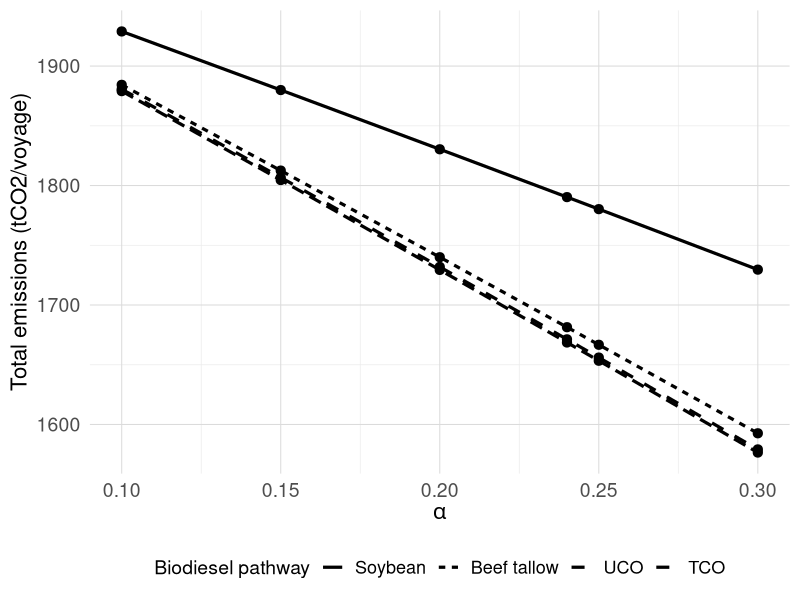
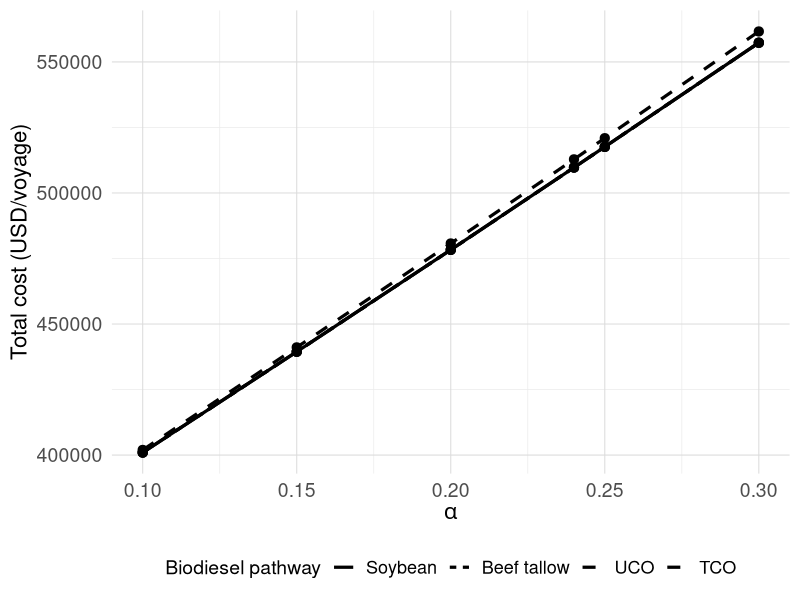
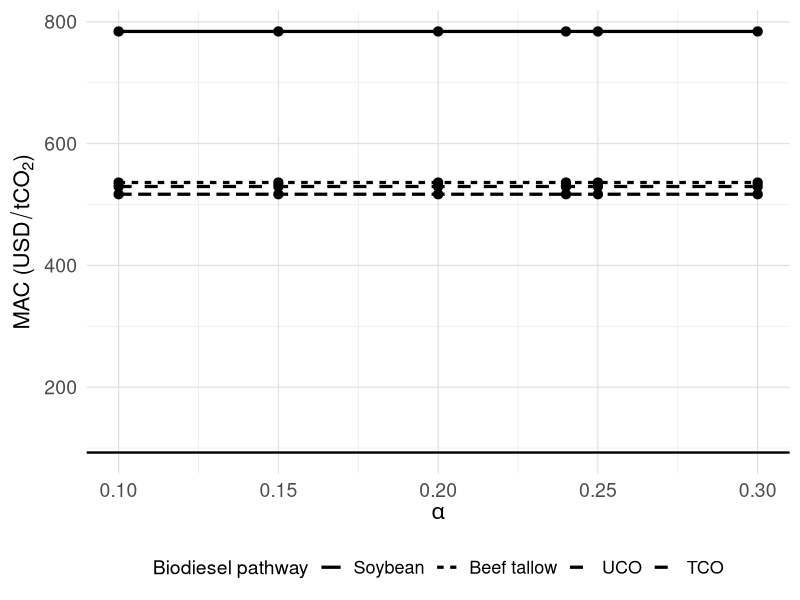
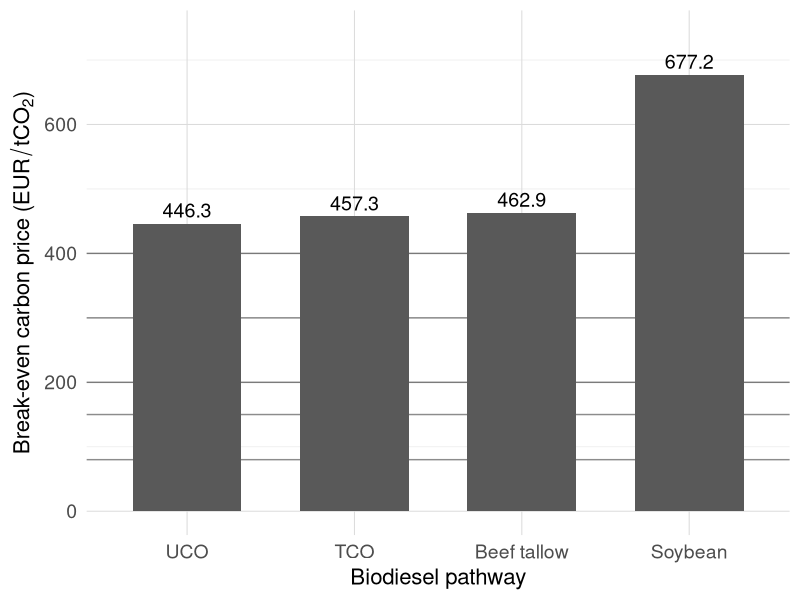
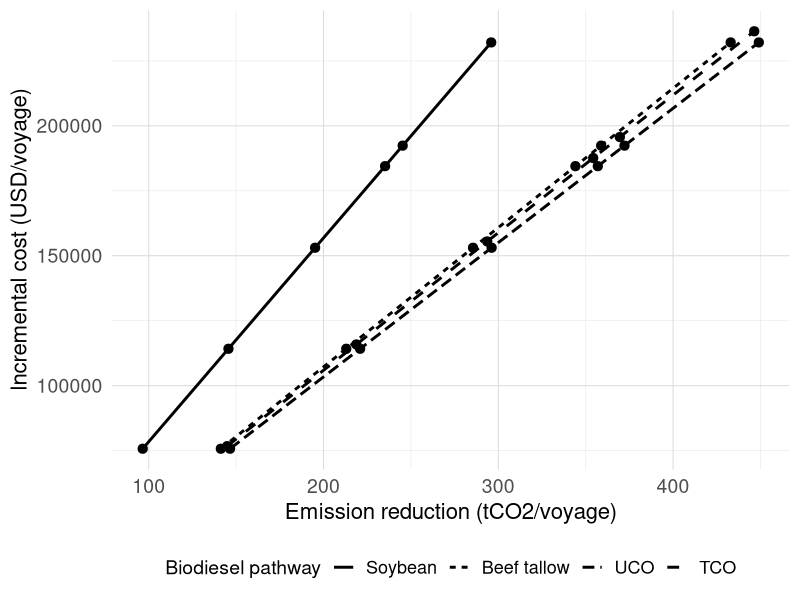
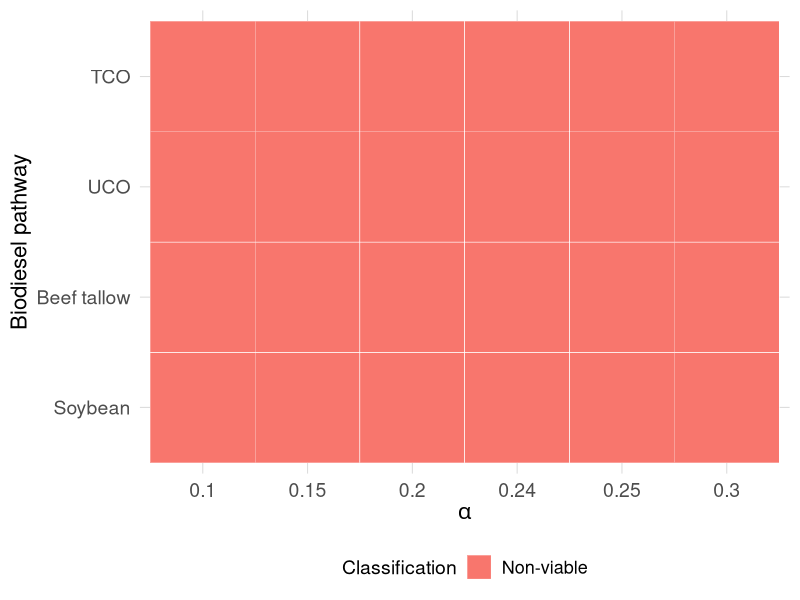
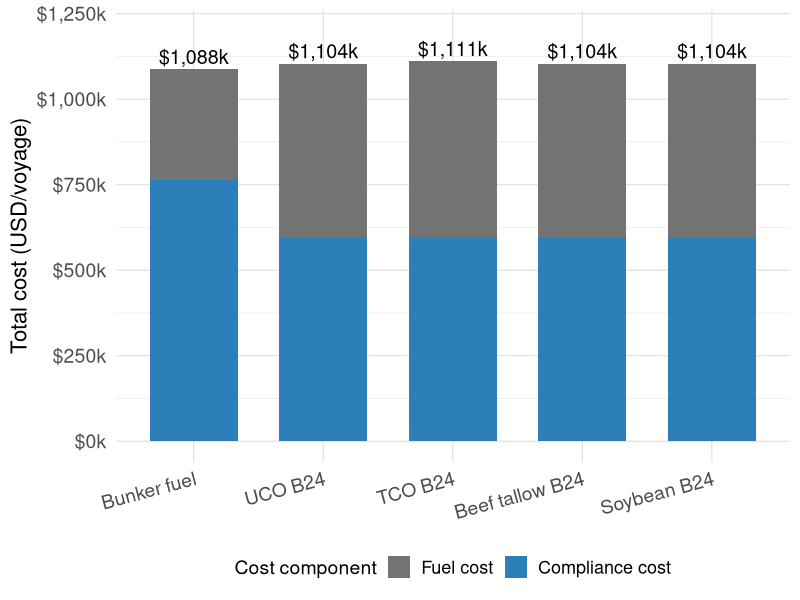
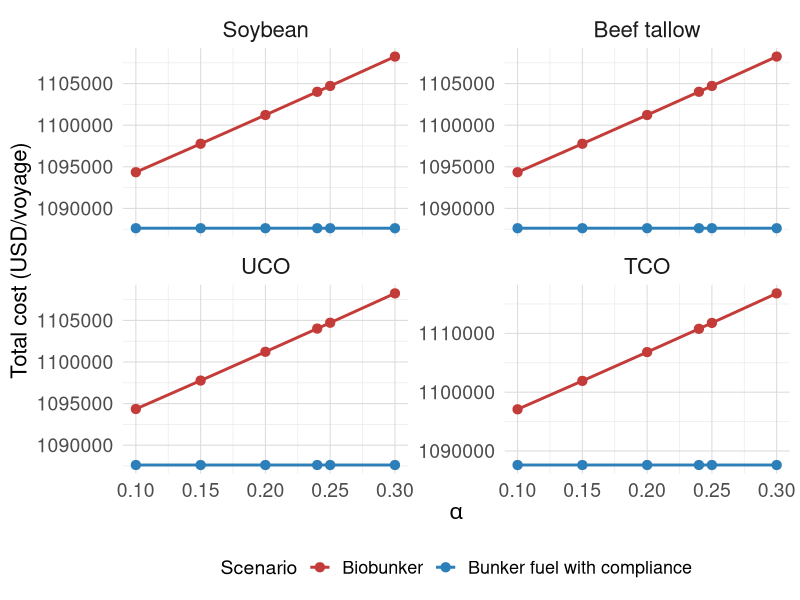

Generate these figures, in order, with R:
suppressPackageStartupMessages({
  library(dplyr)
  library(tidyr)
  library(ggplot2)
  library(readr)
})

dir.create("resultados/graficos", recursive = TRUE, showWarnings = FALSE)
dir.create("legado/resultados/graficos", recursive = TRUE, showWarnings = FALSE)

pathway_labels <- c(
  "soja" = "Soybean",
  "sebo bovino" = "Beef tallow",
  "UCO" = "UCO",
  "TCO" = "TCO"
)

pathway_levels <- c("Soybean", "Beef tallow", "UCO", "TCO")
state_levels <- c("Bahia", "Goias", "Mato Grosso", "Parana", "Rio Grande do Sul")

label_state <- function(x) {
  out <- as.character(x)
  out[grepl("^Goi", out)] <- "Goias"
  out[grepl("^Paran", out)] <- "Parana"
  out
}

theme_triton <- function(base_size = 15) {
  theme_minimal(base_size = base_size) +
    theme(
      axis.title = element_text(size = base_size + 1),
      axis.text = element_text(size = base_size - 1),
      legend.title = element_text(size = base_size - 1),
      legend.text = element_text(size = base_size - 2),
      strip.text = element_text(size = base_size + 1),
      panel.grid.minor = element_line(color = "grey92", linewidth = 0.25),
      panel.grid.major = element_line(color = "grey86", linewidth = 0.35),
      legend.position = "bottom"
    )
}

save_plot <- function(plot_obj, filename, width = 10, height = 6.5, dpi = 300,
                      base_dir = file.path("resultados", "graficos")) {
  ggsave(
    filename = file.path(base_dir, filename),
    plot = plot_obj,
    width = width,
    height = height,
    dpi = dpi,
    bg = "white"
  )
}

format_decimal_en <- function(x, digits = 1) {
  format(round(x, digits), decimal.mark = ".", big.mark = ",", nsmall = digits)
}

format_usd_k <- function(x) {
  paste0("$", trimws(format(round(x / 1000, 0), big.mark = ",")), "k")
}

res_E1 <- read_csv("resultados/tabelas/E1_cenario_base.csv", show_col_types = FALSE)
res_E4 <- read_csv("resultados/tabelas/E4_sensibilidade_regulatoria.csv", show_col_types = FALSE)
res_E6 <- read_csv("resultados/tabelas/E6_caminhos_viabilidade.csv", show_col_types = FALSE)
res_E7 <- read_csv("resultados/tabelas/E7_blends_estaduais_base.csv", show_col_types = FALSE)
res_E7_reg <- read_csv("resultados/tabelas/E7_blends_estaduais_regulatorio.csv", show_col_types = FALSE)

res_E1_plot <- res_E1 %>%
  mutate(pathway = factor(recode(rota, !!!pathway_labels), levels = pathway_levels))

g1 <- ggplot(res_E1_plot, aes(x = alpha, y = G_t, group = pathway, linetype = pathway)) +
  geom_line(linewidth = 1.1) +
  geom_point(size = 2.8) +
  labs(
    x = expression(alpha),
    y = "Total emissions (tCO2/voyage)",
    linetype = "Biodiesel pathway"
  ) +
  theme_triton()

save_plot(g1, "grafico_01_emissoes_vs_alpha.png")

g2 <- ggplot(res_E1_plot, aes(x = alpha, y = C_USD, group = pathway, linetype = pathway)) +
  geom_line(linewidth = 1.1) +
  geom_point(size = 2.8) +
  labs(
    x = expression(alpha),
    y = "Total cost (USD/voyage)",
    linetype = "Biodiesel pathway"
  ) +
  theme_triton()

save_plot(g2, "grafico_02_custo_vs_alpha.png",
          base_dir = file.path("legado", "resultados", "graficos"))

g3 <- ggplot(res_E1_plot, aes(x = alpha, y = MAC_USD_tCO2, group = pathway, linetype = pathway)) +
  geom_line(linewidth = 1.1) +
  geom_point(size = 2.8) +
  geom_hline(yintercept = first(res_E1$gamma_ref_usd), linewidth = 0.8) +
  labs(
    x = expression(alpha),
    y = expression("MAC " * "(" * USD/tCO[2] * ")"),
    linetype = "Biodiesel pathway"
  ) +
  theme_triton()

save_plot(g3, "grafico_03_mac_vs_alpha.png",
          base_dir = file.path("legado", "resultados", "graficos"))

policy_lines <- tibble(y = c(80, 150, 200, 300, 400))

break_even_E1 <- res_E1_plot %>%
  group_by(pathway) %>%
  summarise(break_even_EUR_tCO2 = first(break_even_EUR_tCO2), .groups = "drop")

g3b <- ggplot(
  break_even_E1,
  aes(x = reorder(pathway, break_even_EUR_tCO2), y = break_even_EUR_tCO2)
) +
  geom_hline(data = policy_lines, aes(yintercept = y), linewidth = 0.5, alpha = 0.45) +
  geom_col(width = 0.65, fill = "grey35") +
  geom_text(
    aes(label = format_decimal_en(break_even_EUR_tCO2, 1)),
    vjust = -0.4,
    size = 5.0
  ) +
  labs(
    x = "Biodiesel pathway",
    y = expression("Break-even carbon price " * "(" * EUR/tCO[2] * ")")
  ) +
  coord_cartesian(ylim = c(0, 740)) +
  theme_triton()

save_plot(g3b, "grafico_03b_break_even_vs_alpha.png")

g4 <- ggplot(res_E1_plot, aes(x = Delta_G_t, y = Delta_C_USD, linetype = pathway)) +
  geom_point(size = 2.8) +
  geom_path(linewidth = 1.0) +
  labs(
    x = "Emission reduction (tCO2/voyage)",
    y = "Incremental cost (USD/voyage)",
    linetype = "Biodiesel pathway"
  ) +
  theme_triton()

save_plot(g4, "grafico_04_tradeoff_deltaG_deltaC.png")

heat_E4 <- res_E4 %>%
  filter(delta_ref == first(delta_ref) | delta_ref == 0.15) %>%
  filter(gamma_ref_eur == first(gamma_ref_eur) | gamma_ref_eur == 80) %>%
  mutate(
    pathway = factor(recode(rota, !!!pathway_labels), levels = pathway_levels),
    alpha_f = factor(alpha)
  )

g5 <- ggplot(heat_E4, aes(x = alpha_f, y = pathway, fill = factor(V))) +
  geom_tile(color = "white") +
  scale_fill_manual(
    values = c("0" = "#F8766D", "1" = "#00BFC4"),
    labels = c("0" = "Non-viable", "1" = "Viable")
  ) +
  labs(
    x = expression(alpha),
    y = "Biodiesel pathway",
    fill = "Classification"
  ) +
  theme_triton()

save_plot(g5, "grafico_05_heatmap_viabilidade.png",
          base_dir = file.path("legado", "resultados", "graficos"))

cost_compare <- res_E6 %>%
  filter(gamma_comp_signal_eur == 650, abs(alpha - 0.24) < 1e-9) %>%
  mutate(pathway = factor(recode(rota, !!!pathway_labels), levels = pathway_levels))

cost_compare_bunker <- cost_compare %>%
  slice(1) %>%
  transmute(
    scenario = "Bunker fuel",
    `Fuel cost` = C0_fuel_USD,
    `Compliance cost` = C0_comp_USD
  )

cost_compare_biobunker <- cost_compare %>%
  transmute(
    scenario = paste(pathway, "B24"),
    `Fuel cost` = C_fuel_USD,
    `Compliance cost` = C_comp_USD
  )

cost_compare_plot <- bind_rows(cost_compare_bunker, cost_compare_biobunker) %>%
  mutate(
    scenario = factor(
      scenario,
      levels = c("Bunker fuel", "UCO B24", "TCO B24", "Beef tallow B24", "Soybean B24")
    )
  ) %>%
  pivot_longer(
    cols = c(`Fuel cost`, `Compliance cost`),
    names_to = "component",
    values_to = "custo_usd"
  ) %>%
  mutate(component = factor(component, levels = c("Fuel cost", "Compliance cost")))

total_labels_g6 <- cost_compare_plot %>%
  group_by(scenario) %>%
  summarise(custo_total = sum(custo_usd), .groups = "drop") %>%
  mutate(label = format_usd_k(custo_total))

g6 <- ggplot(cost_compare_plot, aes(x = scenario, y = custo_usd, fill = component)) +
  geom_col(width = 0.68) +
  geom_text(
    data = total_labels_g6,
    aes(x = scenario, y = custo_total, label = label),
    inherit.aes = FALSE,
    vjust = -0.35,
    size = 5.0
  ) +
  scale_fill_manual(values = c("Fuel cost" = "grey45", "Compliance cost" = "#2C7FB8")) +
  scale_y_continuous(labels = format_usd_k) +
  labs(
    x = NULL,
    y = "Total cost (USD/voyage)",
    fill = "Cost component"
  ) +
  coord_cartesian(ylim = c(0, max(total_labels_g6$custo_total) * 1.08)) +
  theme_triton() +
  theme(axis.text.x = element_text(angle = 15, hjust = 1))

save_plot(g6, "grafico_06_decomposicao_custo.png", width = 10.5)

cost_compare_legacy <- res_E6 %>%
  filter(gamma_comp_signal_eur == 650) %>%
  transmute(
    pathway = factor(recode(rota, !!!pathway_labels), levels = pathway_levels),
    alpha,
    `Biobunker` = C_USD,
    `Bunker fuel with compliance` = C0_USD
  ) %>%
  pivot_longer(
    cols = c(`Biobunker`, `Bunker fuel with compliance`),
    names_to = "cenario",
    values_to = "custo_usd"
  ) %>%
  mutate(cenario = factor(cenario, levels = c("Biobunker", "Bunker fuel with compliance")))

g6_legacy <- ggplot(cost_compare_legacy, aes(x = alpha, y = custo_usd, color = cenario, linetype = cenario)) +
  geom_line(linewidth = 1.0) +
  geom_point(size = 2.8) +
  facet_wrap(~ pathway, scales = "free_y") +
  scale_color_manual(values = c("Biobunker" = "#C43C39", "Bunker fuel with compliance" = "#2C7FB8")) +
  scale_linetype_manual(values = c("Biobunker" = "solid", "Bunker fuel with compliance" = "solid")) +
  labs(
    x = expression(alpha),
    y = "Total cost (USD/voyage)",
    color = "Scenario",
    linetype = "Scenario"
  ) +
  theme_triton()

save_plot(g6_legacy, "grafico_06_comparacao_custo_total_legacy.png",
          width = 10.5,
          base_dir = file.path("legado", "resultados", "graficos"))

frontier_E6 <- res_E6 %>%
  mutate(
    pathway = factor(recode(rota, !!!pathway_labels), levels = pathway_levels),
    alpha_f = factor(alpha),
    economic_ok = !is.na(MAC_EUR_tCO2) & MAC_EUR_tCO2 <= gamma_ref_signal_eur,
    env_ok = G_t <= (1 - delta_ref) * G0_t,
    status_viabilidade = case_when(
      V == 1 ~ "Viable",
      economic_ok & !env_ok ~ "Economic criterion only",
      TRUE ~ "Non-viable"
    ),
    status_viabilidade = factor(
      status_viabilidade,
      levels = c("Non-viable", "Economic criterion only", "Viable")
    )
  )

g7 <- ggplot(frontier_E6, aes(x = alpha_f, y = gamma_comp_signal_eur, fill = status_viabilidade)) +
  geom_tile(color = "white") +
  facet_wrap(~ pathway) +
  scale_y_continuous(breaks = seq(0, 700, by = 100)) +
  scale_fill_manual(values = c(
    "Non-viable" = "#F8766D",
    "Economic criterion only" = "#F2C94C",
    "Viable" = "#00BFC4"
  )) +
  labs(
    x = expression(alpha),
    y = expression("Compliance " * gamma^{comp} * " (" * EUR/tCO[2] * ")"),
    fill = "Classification"
  ) +
  theme_triton()

save_plot(g7, "grafico_07_fronteira_viabilidade.png", width = 10.5, height = 7)

heat_break_even <- res_E1_plot %>%
  mutate(alpha_f = factor(alpha))

g8 <- ggplot(heat_break_even, aes(x = alpha_f, y = pathway, fill = break_even_EUR_tCO2)) +
  geom_tile(color = "white") +
  labs(
    x = expression(alpha),
    y = "Biodiesel pathway",
    fill = expression("Break-even" ~ "(" * EUR/tCO[2] * ")")
  ) +
  theme_triton()

save_plot(g8, "grafico_08_heatmap_break_even.png",
          base_dir = file.path("legado", "resultados", "graficos"))

cores_estados <- c(
  "Bahia" = "#1f77b4",
  "Goias" = "#d62728",
  "Mato Grosso" = "#2ca02c",
  "Parana" = "#ff7f0e",
  "Rio Grande do Sul" = "#9467bd"
)

g9_data <- res_E7 %>%
  mutate(state = factor(label_state(rota), levels = state_levels))

g9 <- ggplot(
  g9_data,
  aes(x = alpha, y = break_even_EUR_tCO2, group = state, color = state, linetype = state)
) +
  geom_hline(data = policy_lines, aes(yintercept = y), linewidth = 0.5, alpha = 0.45, color = "grey40") +
  geom_line(linewidth = 1.1) +
  geom_point(size = 2.8) +
  scale_color_manual(values = cores_estados) +
  labs(
    x = expression(alpha),
    y = expression("Break-even carbon price " * "(" * EUR/tCO[2] * ")"),
    color = "State blend",
    linetype = "State blend"
  ) +
  theme_triton()

save_plot(g9, "grafico_09_break_even_estados.png", width = 10.5)

frontier_E7 <- res_E7_reg %>%
  mutate(
    state = factor(label_state(rota), levels = state_levels),
    alpha_f = factor(alpha)
  )

g10 <- ggplot(frontier_E7, aes(x = alpha_f, y = gamma_comp_signal_eur, fill = factor(V))) +
  geom_tile(color = "white") +
  facet_wrap(~ state) +
  scale_y_continuous(breaks = seq(0, 700, by = 100)) +
  scale_fill_manual(
    values = c("0" = "#F8766D", "1" = "#00BFC4"),
    labels = c("0" = "Non-viable", "1" = "Viable")
  ) +
  labs(
    x = expression(alpha),
    y = expression("Compliance " * gamma^{comp} * " (" * EUR/tCO[2] * ")"),
    fill = "Classification"
  ) +
  theme_triton()

save_plot(g10, "grafico_10_fronteira_viabilidade_estados.png", width = 10.5, height = 7)
